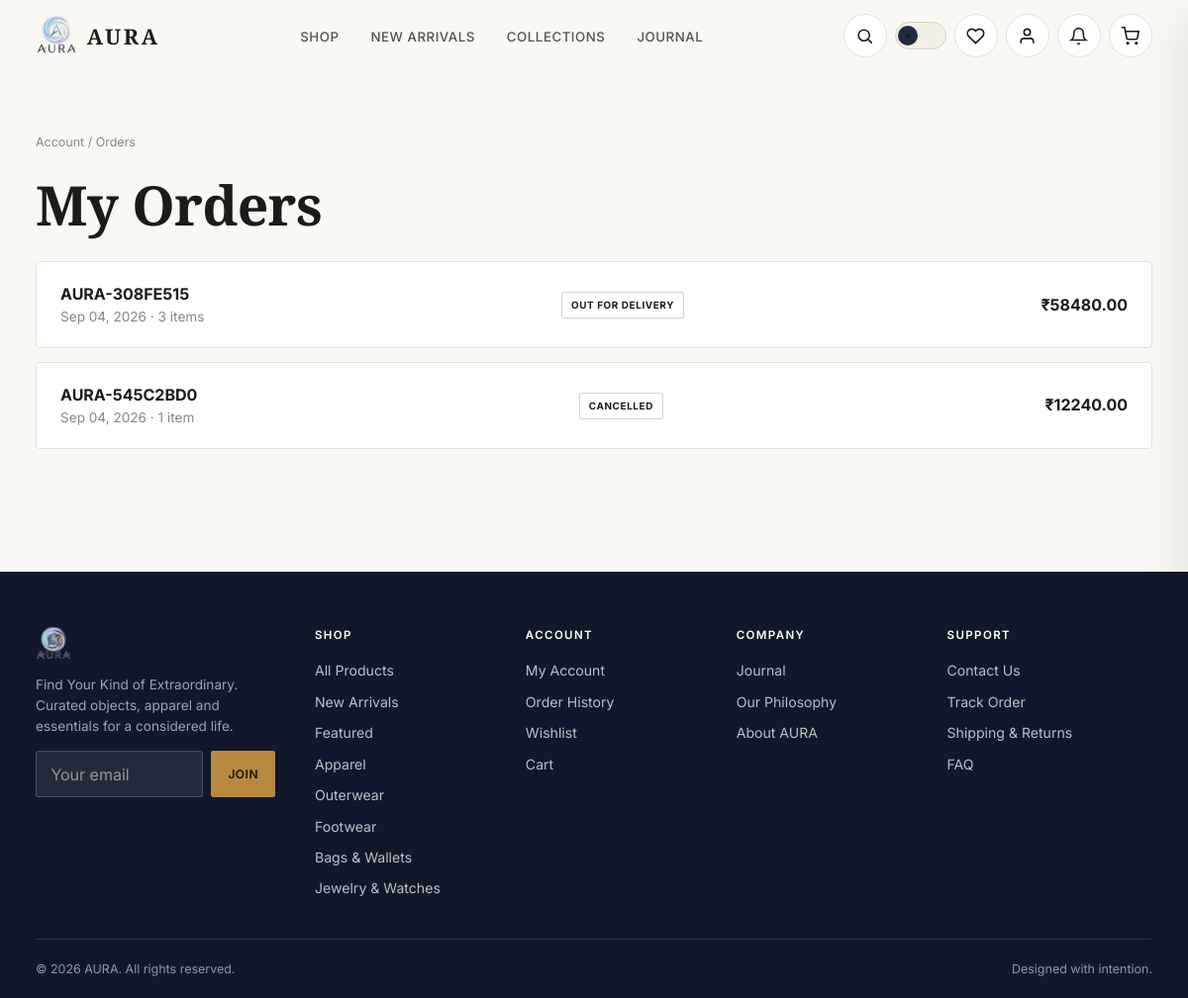
The page /orders/ (signed in) on the database its author committed.
### orders/models.py (models this page shows, shortened)
class Order(models.Model):
    STATUS_CHOICES = [
        ('pending', 'Pending'),
        ('confirmed', 'Confirmed'),
        ('processing', 'Processing'),
        ('shipped', 'Shipped'),
        ('out_for_delivery', 'Out for Delivery'),
        ('delivered', 'Delivered'),
        ('cancelled', 'Cancelled'),
    ]
    PAYMENT_STATUS_CHOICES = [
        ('pending', 'Pending'),
        ('paid', 'Paid'),
        ('failed', 'Failed'),
        ('refunded', 'Refunded'),
    ]
    order_number = models.CharField(max_length=20, unique=True, editable=False)
    user = models.ForeignKey(settings.AUTH_USER_MODEL, on_delete=models.SET_NULL, null=True, related_name='orders')
    status = models.CharField(max_length=20, choices=STATUS_CHOICES, default='pending')
    payment_status = models.CharField(max_length=12, choices=PAYMENT_STATUS_CHOICES, default='pending')
    coupon = models.ForeignKey(Coupon, on_delete=models.SET_NULL, null=True, blank=True, related_name='orders')
    full_name = models.CharField(max_length=150)
    email = models.EmailField()
    phone_number = models.CharField(max_length=20)
    shipping_address_line1 = models.CharField(max_length=200)
    shipping_address_line2 = models.CharField(max_length=200, blank=True)
    shipping_city = models.CharField(max_length=100)
    shipping_state = models.CharField(max_length=100)
    shipping_postal_code = models.CharField(max_length=20)
    shipping_country = models.CharField(max_length=100, default='India')
    PAYMENT_CHOICES = [
        ('cash_on_delivery', 'Cash on Delivery'),
        ('card', 'Credit / Debit Card (simulated)'),
        ('upi', 'UPI (simulated)'),
    ]
    payment_method = models.CharField(max_length=40, choices=PAYMENT_CHOICES, default='cash_on_delivery')
    subtotal = models.DecimalField(max_digits=10, decimal_places=2, default=Decimal('0.00'))
    discount = models.DecimalField(max_digits=10, decimal_places=2, default=Decimal('0.00'))
    shipping_cost = models.DecimalField(max_digits=10, decimal_places=2, default=Decimal('0.00'))
    total = models.DecimalField(max_digits=10, decimal_places=2, default=Decimal('0.00'))
    created_at = models.DateTimeField(auto_now_add=True)
    updated_at = models.DateTimeField(auto_now=True)
    class Meta:
        ordering = ['-created_at']
    STATUS_STEPS = ['pending', 'confirmed', 'processing', 'shipped', 'out_for_delivery', 'delivered']

### store/models.py (models this page shows, shortened)
class Category(models.Model):
    name = models.CharField(max_length=100, unique=True)
    slug = models.SlugField(max_length=120, unique=True, blank=True)
    description = models.TextField(blank=True)
    image_url = models.URLField(blank=True, help_text='External editorial image representing this category.')
    display_order = models.PositiveIntegerField(default=0)
    is_active = models.BooleanField(default=True)
    created_at = models.DateTimeField(auto_now_add=True)
    class Meta:
        verbose_name_plural = 'Categories'
        ordering = ['display_order', 'name']
    def get_absolute_url(self):
        return reverse('store:category_detail', kwargs={'slug': self.slug})

### orders/views.py (the view)
# urls.py: path('', views.order_history, name='order_history'),
@login_required
def order_history(request):
    orders = Order.objects.filter(user=request.user).prefetch_related('items')
    return render(request, 'orders/order_history.html', {'orders': orders})

### cart/context_processors.py (called while the page is built)
def cart_context(request):
    cart = getattr(request, 'cart', None)
    if cart is None:
        return {'cart_item_count': 0}
    return {'cart_item_count': cart.total_items}

### cart/models.py (called while the page is built)
    @property
    def items_qs(self):
        return self.items.select_related('product', 'product__category').all()

    @property
    def total_items(self):
        return sum(item.quantity for item in self.items_qs)

### core/context_processors.py (called while the page is built)
def site_context(request):
    from store.models import Category
    return {
        'SITE_NAME': 'AURA',
        'SITE_TAGLINE': 'Find Your Kind of Extraordinary.',
        'footer_categories': Category.objects.filter(is_active=True)[:5],
    }

### notifications/context_processors.py (called while the page is built)
def notifications_context(request):
    if request.user.is_authenticated:
        count = request.user.notifications.filter(is_read=False).count()
        return {'unread_notification_count': count}
    return {'unread_notification_count': 0}

### wishlist/context_processors.py (called while the page is built)
def wishlist_context(request):
    if request.user.is_authenticated:
        ids = list(request.user.wishlist_items.values_list('product_id', flat=True))
        return {'wishlist_product_ids': ids, 'wishlist_count': len(ids)}
    return {'wishlist_product_ids': [], 'wishlist_count': 0}

### templates/orders/order_history.html (shortened to what this page needs)
{% extends 'base.html' %}
{% block content %}
<section class="section container">
  <div class="breadcrumbs"><a href="{% url 'accounts:account_dashboard' %}">Account</a> / Orders</div>
  <h1>My Orders</h1>
  {% if orders %}
    <div class="order-list">
      {% for order in orders %}
        <a href="{% url 'orders:order_detail' order.order_number %}" class="card order-list-item">
          <div>
            <strong>{{ order.order_number }}</strong>
            <div class="text-muted" style="font-size:0.85rem;">{{ order.created_at|date:"M d, Y" }} · {{ order.items.count }} item{{ order.items.count|pluralize }}</div>
          </div>
          <div class="order-list-status">
            <span class="badge badge-outline">{{ order.get_status_display }}</span>
          </div>
          <div class="order-list-total">₹{{ order.total|floatformat:2 }}</div>
        </a>
      {% endfor %}
    </div>
  {% endif %}
</section>
{% endblock %}

### templates/includes/footer.html (shortened to what this page needs)
{% load static %}
<footer class="site-footer">
  <div class="container">
    <div class="footer-grid">
      <div class="footer-brand">
        <img src="{% static 'images/aura-logo-transparent.png' %}" alt="AURA">
        <p>{{ SITE_TAGLINE }} Curated objects, apparel and essentials for a considered life.</p>
        <form class="newsletter-form" data-newsletter-form action="{% url 'core:newsletter_signup' %}" method="post">
          <input type="email" name="email" placeholder="Your email" required aria-label="Email for newsletter">
          <button type="submit" class="btn btn-gold btn-sm">Join</button>
        </form>
      </div>
      <div>
        <h5>Shop</h5>
        <ul>
          <li><a href="{% url 'store:shop' %}">All Products</a></li>
          <li><a href="{% url 'store:shop' %}?collection=new">New Arrivals</a></li>
          <li><a href="{% url 'store:shop' %}?collection=featured">Featured</a></li>
          {% for c in footer_categories %}<li><a href="{{ c.get_absolute_url }}">{{ c.name }}</a></li>{% endfor %}
        </ul>
      </div>
      <div class="footer-col-account">
        <h5>Account</h5>
        <ul>
          <li><a href="{% url 'accounts:account_dashboard' %}">My Account</a></li>
          <li><a href="{% url 'orders:order_history' %}">Order History</a></li>
          <li><a href="{% url 'wishlist:wishlist_detail' %}">Wishlist</a></li>
          <li><a href="{% url 'cart:cart_detail' %}">Cart</a></li>
        </ul>
      </div>
      <div>
        <h5>Company</h5>
        <ul>
          <li><a href="{% url 'core:journal' %}">Journal</a></li>
          <li><a href="{% url 'core:home' %}#philosophy">Our Philosophy</a></li>
          <li><a href="{% url 'core:home' %}#story">About AURA</a></li>
        </ul>
      </div>
      <div>
        <h5>Support</h5>
        <ul>
          <li><a href="{% url 'core:contact' %}">Contact Us</a></li>
          <li><a href="{% url 'orders:order_history' %}">Track Order</a></li>
          <li><a href="{% url 'core:home' %}#shipping">Shipping &amp; Returns</a></li>
          <li><a href="{% url 'core:home' %}#faq">FAQ</a></li>
        </ul>
      </div>
    </div>
    <div class="footer-bottom">
      <span>&copy; {% now "Y" %} AURA. All rights reserved.</span>
      <span>Designed with intention.</span>
    </div>
  </div>
</footer>

### static/css/themes.css (style rules this page uses)
:root { --bg: #faf8f4; --bg-elevated: #ffffff; --surface: #ffffff; --surface-muted: #f3efe7; --text: #1c1b19; --text-secondary: #55524b; --muted: #8a867c; --border: #e7e2d7; --border-strong: #d8d2c3; --accent: #1f2a44; --accent-strong: #12182b; --accent-contrast: #ffffff; --gold: #b6893f; --gold-soft: #d9b876; --success: #2f6b4f; --success-bg: #e9f3ec; --error: #a3372e; --error-bg: #fbebe9; --warning: #9c6b1f; --warning-bg: #fbf1de; --info: #2b5a7a; --info-bg: #e8f1f6; --shadow-sm: 0 1px 2px rgba(28, 27, 25, 0.06); --shadow-md: 0 6px 20px rgba(28, 27, 25, 0.08); --shadow-lg: 0 20px 48px rgba(28, 27, 25, 0.12); --nav-bg: rgba(250, 248, 244, 0.7); --nav-bg-solid: rgba(250, 248, 244, 0.94); --overlay: rgba(18, 17, 15, 0.5); --skeleton: #efeae0; --focus-ring: rgba(31, 42, 68, 0.35); color-scheme: light; }

### static/css/base.css (style rules this page uses)
*, *::before, *::after { box-sizing: border-box; }
html { scroll-behavior: smooth; }
body { margin: 0; background: var(--bg); color: var(--text); font-family: 'Inter', -apple-system, BlinkMacSystemFont, 'Segoe UI', sans-serif; font-size: 16px; line-height: 1.55; -webkit-font-smoothing: antialiased; transition: background-color 0.35s ease, color 0.35s ease; overflow-x: hidden; }
h1, h2, h3, h4, h5 { font-family: 'Playfair Display', 'Fallback-Serif', Georgia, serif; font-weight: 600; letter-spacing: -0.01em; margin: 0 0 0.5em; color: var(--text); }
h1 { font-size: clamp(2.1rem, 1.5rem + 2.6vw, 4rem); line-height: 1.08; }
p { margin: 0 0 1em; color: var(--text-secondary); }
a { color: inherit; text-decoration: none; }
img { max-width: 100%; display: block; }
button, input, select, textarea { font-family: inherit; font-size: inherit; color: inherit; }
button { cursor: pointer; }
.container { width: 100%; max-width: 1320px; margin-inline: auto; padding-inline: clamp(1rem, 3vw, 2.5rem); }
.section { padding-block: clamp(2.5rem, 3vw + 1.5rem, 5.5rem); }
.text-muted { color: var(--muted); }

### static/css/responsive.css (style rules this page uses)
html, body { max-width: 100%; }
img, video, svg { max-width: 100%; height: auto; }

### templates/orders/order_history.html (style rules this page uses)
.order-list { display: flex; flex-direction: column; gap: 0.85rem; margin-top: 1.5rem; }
.order-list-item { display: flex; justify-content: space-between; align-items: center; padding: 1.25rem 1.5rem; gap: 1rem; flex-wrap: wrap; }
.order-list-total { font-weight: 700; }

### rows shown on the page
Order: order_number "AURA-308FE515", created_at "Sep 04, 2026", items.count "3", status "OUT FOR DELIVERY", total "58480.00"
Order: order_number "AURA-545C2BD0", created_at "Sep 04, 2026", items.count "1", status "CANCELLED", total "12240.00"
Category: name "Apparel"
Category: name "Outerwear"
Category: name "Footwear"
Category: name "Bags & Wallets"
Category: name "Jewelry & Watches"

### other values the page prints
{{ SITE_TAGLINE }} "Find Your Kind of Extraordinary."
